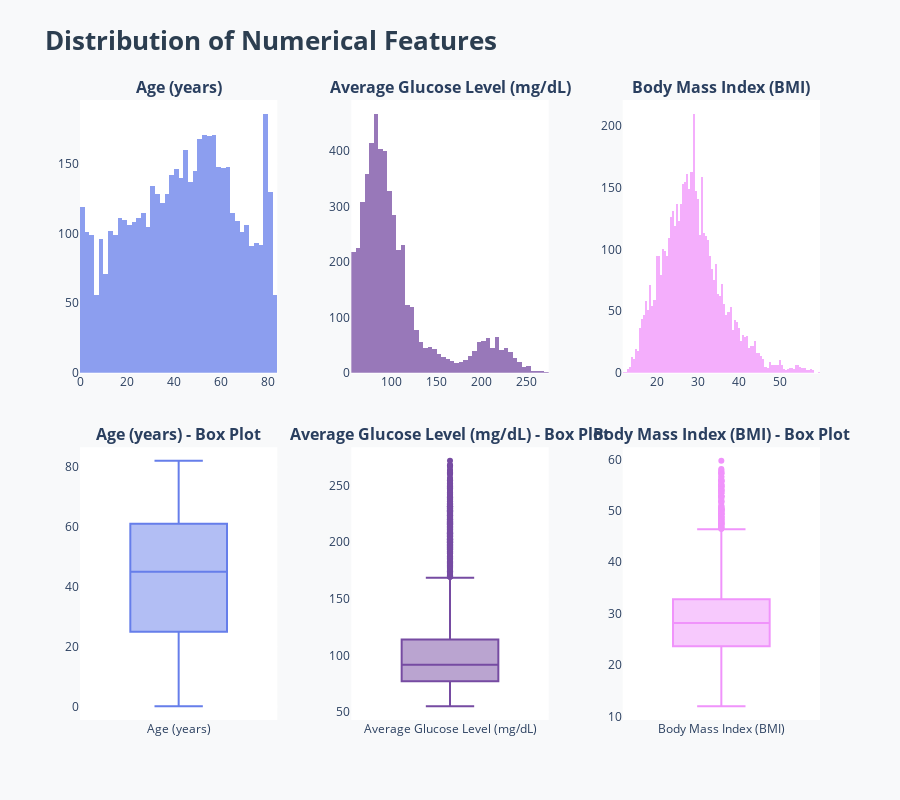

This figure's notebook cell:
### Markdown cell above
### 3.2 Univariate Analysis - Numerical Features

Examining the distribution of continuous variables: age, glucose level, and BMI.

### Code cell
numerical_features = ['age', 'avg_glucose_level', 'bmi']
feature_labels = ['Age (years)', 'Average Glucose Level (mg/dL)', 'Body Mass Index (BMI)']
fig = make_subplots(
    rows=2, cols=3,
    subplot_titles=[f'<b>{label}</b>' for label in feature_labels] +
                    [f'<b>{label} - Box Plot</b>' for label in feature_labels],
    vertical_spacing=0.12,
    horizontal_spacing=0.1
)
colors = [COLOR_PALETTE['primary'], COLOR_PALETTE['secondary'], COLOR_PALETTE['accent']]
for i, (col, color) in enumerate(zip(numerical_features, colors)):
    fig.add_trace(
        go.Histogram(
            x=df_clean[col],
            name=feature_labels[i],
            marker_color=color,
            opacity=0.75,
            showlegend=False
        ),
        row=1, col=i+1
    )
for i, (col, color) in enumerate(zip(numerical_features, colors)):
    fig.add_trace(
        go.Box(
            y=df_clean[col],
            name=feature_labels[i],
            marker_color=color,
            showlegend=False
        ),
        row=2, col=i+1
    )
fig.update_layout(
    title=dict(text='<b>Distribution of Numerical Features</b>',
                font=dict(size=26, color=COLOR_PALETTE['dark'])),
    height=800,
    showlegend=False,
    paper_bgcolor='rgba(248, 249, 250, 1)',
    plot_bgcolor='white'
)

fig.show()
print("\nStatistical Summary of Numerical Features:")
print("=" * 100)
display(df_clean[numerical_features].describe())

### Figure 1 — Plotly figure (JSON) as saved in the notebook; plotly's stock layout.template omitted (floating-point values rounded to 4 significant figures; data arrays with more than 128 entries replaced by an {"elided": "..."} marker saying what was removed)
{"data": [{"marker": {"color": "#667eea"}, "name": "Age (years)", "opacity": 0.75, "showlegend": false, "type": "histogram", "x": {"elided": "5093 float values"}, "xaxis": "x", "yaxis": "y"}, {"marker": {"color": "#764ba2"}, "name": "Average Glucose Level (mg/dL)", "opacity": 0.75, "showlegend": false, "type": "histogram", "x": {"elided": "5093 float values"}, "xaxis": "x2", "yaxis": "y2"}, {"marker": {"color": "#f093fb"}, "name": "Body Mass Index (BMI)", "opacity": 0.75, "showlegend": false, "type": "histogram", "x": {"elided": "5093 float values"}, "xaxis": "x3", "yaxis": "y3"}, {"marker": {"color": "#667eea"}, "name": "Age (years)", "showlegend": false, "type": "box", "xaxis": "x4", "y": {"elided": "5093 float values"}, "yaxis": "y4"}, {"marker": {"color": "#764ba2"}, "name": "Average Glucose Level (mg/dL)", "showlegend": false, "type": "box", "xaxis": "x5", "y": {"elided": "5093 float values"}, "yaxis": "y5"}, {"marker": {"color": "#f093fb"}, "name": "Body Mass Index (BMI)", "showlegend": false, "type": "box", "xaxis": "x6", "y": {"elided": "5093 float values"}, "yaxis": "y6"}], "layout": {"annotations": [{"font": {"size": 16}, "showarrow": false, "text": "<b>Age (years)</b>", "x": 0.1333, "xanchor": "center", "xref": "paper", "y": 1, "yanchor": "bottom", "yref": "paper"}, {"font": {"size": 16}, "showarrow": false, "text": "<b>Average Glucose Level (mg/dL)</b>", "x": 0.5, "xanchor": "center", "xref": "paper", "y": 1, "yanchor": "bottom", "yref": "paper"}, {"font": {"size": 16}, "showarrow": false, "text": "<b>Body Mass Index (BMI)</b>", "x": 0.8667, "xanchor": "center", "xref": "paper", "y": 1, "yanchor": "bottom", "yref": "paper"}, {"font": {"size": 16}, "showarrow": false, "text": "<b>Age (years) - Box Plot</b>", "x": 0.1333, "xanchor": "center", "xref": "paper", "y": 0.44, "yanchor": "bottom", "yref": "paper"}, {"font": {"size": 16}, "showarrow": false, "text": "<b>Average Glucose Level (mg/dL) - Box Plot</b>", "x": 0.5, "xanchor": "center", "xref": "paper", "y": 0.44, "yanchor": "bottom", "yref": "paper"}, {"font": {"size": 16}, "showarrow": false, "text": "<b>Body Mass Index (BMI) - Box Plot</b>", "x": 0.8667, "xanchor": "center", "xref": "paper", "y": 0.44, "yanchor": "bottom", "yref": "paper"}], "height": 800, "paper_bgcolor": "rgba(248, 249, 250, 1)", "plot_bgcolor": "white", "showlegend": false, "title": {"font": {"color": "#2c3e50", "size": 26}, "text": "<b>Distribution of Numerical Features</b>"}, "xaxis": {"anchor": "y", "domain": [0, 0.2667]}, "xaxis2": {"anchor": "y2", "domain": [0.3667, 0.6333]}, "xaxis3": {"anchor": "y3", "domain": [0.7333, 1]}, "xaxis4": {"anchor": "y4", "domain": [0, 0.2667]}, "xaxis5": {"anchor": "y5", "domain": [0.3667, 0.6333]}, "xaxis6": {"anchor": "y6", "domain": [0.7333, 1]}, "yaxis": {"anchor": "x", "domain": [0.56, 1]}, "yaxis2": {"anchor": "x2", "domain": [0.56, 1]}, "yaxis3": {"anchor": "x3", "domain": [0.56, 1]}, "yaxis4": {"anchor": "x4", "domain": [0, 0.44]}, "yaxis5": {"anchor": "x5", "domain": [0, 0.44]}, "yaxis6": {"anchor": "x6", "domain": [0, 0.44]}}}
